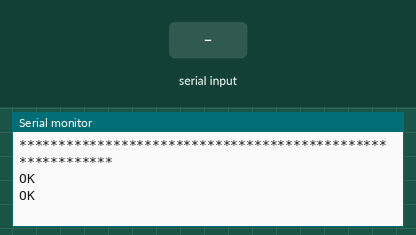
Bench run of a sketch on a simulated ESP32. On the bench: the last lines printed to the serial monitor. The test bench sets the inputs (shaded band). The modem accepts every AT command (registered, SIM ready, sends succeed) and sends nothing else.

Above: at 2.2 s.
2.3 s: "ERROR\n" received over the second serial link
At 2.9 s:
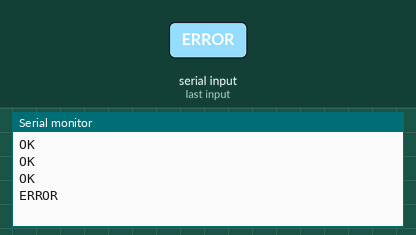
4.0 s: "1\n" received over the second serial link
At 4.8 s:
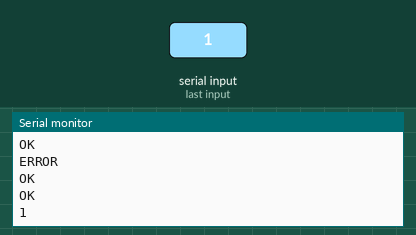

The sketch:

AT_Parse.ino
```cpp
/**************************************************************
 *
 * This script tries to auto-detect the baud rate
 * and allows direct AT commands access
 *
 * TinyGSM Getting Started guide:
 *   https://tiny.cc/tinygsm-readme
 *
 **************************************************************/


// Select your modem:
#define TINY_GSM_MODEM_SIM7600
#include <TinyGsmClient.h>

// Set serial for debug console (to the Serial Monitor, speed 115200)
#define SerialMon Serial
#define SerialAT Serial2
#define TINY_GSM_DEBUG SerialMon

#define MAX_BUFFER_SIZE 10
String input_string_array[MAX_BUFFER_SIZE]; // Extra large just in case

unsigned int input_string_array_index = 0;
unsigned int parsing_string_array_index = 0;
bool string_array_complete = false;

String commandList [] = {
  "AT+CGSOCKCONT=1,\"IP\",\"iot.truphone.com\"",
  "AT+CMQTTSTART",
  "AT+CMQTTACCQ=0,\"client\"",
  "AT+CMQTTCONNECT=0,\"tcp://142.150.235.12:1883\",60,1,\"student\",\"ece1528\"",
  "AT+CMQTTTOPIC=0,12",
  "publish_test",
  "AT+CMQTTPAYLOAD=0,29",
  "this is a test, hello world 1",
  "AT+CMQTTPUB=0,1,60"
};
enum states {
  APN_SOCKET_CREATE,
  MQTT_START,
  MQTT_ACC,
  MQTT_CONNECT,
  MQTT_TOPIC,
  MQTT_PAYLOAD,
  MQTT_PUBLISH
};


void setup() {
  // Set console baud rate
  SerialMon.begin(115200);
  delay(500);
  SerialAT.begin(115200);
  delay(500);

  // Access AT commands from Serial Monitor
  SerialMon.println(F("***********************************************************"));
  SerialMon.println(F(" You can now send AT commands"));
  SerialMon.println(F(" Enter \"AT\" (without quotes), and you should see \"OK\""));
  SerialMon.println(F(" If it doesn't work, select \"Both NL & CR\" in Serial Monitor"));
  SerialMon.println(F("***********************************************************"));
}


int current_command = APN_SOCKET_CREATE;
bool current_command_complete = true;

void loop() {
  switch(current_command) {
    case APN_SOCKET_CREATE:
      SerialAT.println("AT+CGSOCKCONT=1,\"IP\",\"iot.truphone.com\"");
      delay(500);
      current_command = MQTT_START;
      break;

    case MQTT_START:
      SerialAT.println("AT+CMQTTSTART");
      delay(500);
      current_command = MQTT_ACC;
      break;

    case MQTT_ACC:
      SerialAT.println("AT+CMQTTACCQ=0,\"client\"");
      delay(500);
      current_command = MQTT_CONNECT;
      break;

    case MQTT_CONNECT:
      SerialAT.println("AT+CMQTTCONNECT=0,\"tcp://142.150.235.12:1883\",60,1,\"student\",\"ece1528\"");
      delay(500);
      current_command = MQTT_TOPIC;
      break;

    case MQTT_TOPIC:
      SerialAT.println("AT+CMQTTTOPIC=0,12");
      delay(500);
      SerialAT.println("publish_test");
      delay(500);
      current_command = MQTT_PAYLOAD;
      break;

    case MQTT_PAYLOAD:
      SerialAT.println("AT+CMQTTPAYLOAD=0,29");
      delay(500);
      SerialAT.println("this is a test, hello world 1");
      delay(500);
      current_command = MQTT_PUBLISH;
      break;

    case MQTT_PUBLISH:
      SerialAT.println("AT+CMQTTPUB=0,1,60");
      delay(500);
      current_command = -1;
      break;

    default:
      break;
  }

  /*
  if(current_command_complete) {
    SerialAT.println(commandList[current_command]);
    //delay(100);
    if (commandList[current_command].substring(0,13) == "AT+CMQTTTOPIC"){
      current_command +=1;
      SerialAT.println(commandList[current_command]);
    }
    if (commandList[current_command].substring(0,15) == "AT+CMQTTPAYLOAD"){
      current_command +=1;
      SerialAT.println(commandList[current_command]);

    }
    //SerialMon.println(commandList[current_command]);
    current_command_complete = false;
  }*/

/*
  if (SerialAT.available()) {
    SerialMon.write(SerialAT.read());
  }
*/
  // Send data coming in from SerialMon (PC) to the cellular board
  if (SerialMon.available()) {
    SerialAT.write(SerialMon.read());
  }

  // Check if we received a complete string through SerialArduino
  if (string_array_complete)
  {
    // Parse the string and publish to MQTT
   // parse_input_string(&input_string_array[parsing_string_array_index]);

    // Clear the byte array: reset the index pointer
    parsing_string_array_index = (parsing_string_array_index + 1) % MAX_BUFFER_SIZE;
    string_array_complete = false;
  }

  // Check if there's anything in the SerialArduino buffer
  while (SerialAT.available())
  {
    // Get the new byte
    byte inByte = (byte)SerialAT.read();
    SerialMon.write(inByte);

    // Add it to the inputString:
    input_string_array[input_string_array_index] += (char)inByte;


    // If the incoming character is a newline, set a flag so
    // the main loop can do something about it:
    if (inByte == '\n')
    {
      input_string_array_index = (input_string_array_index + 1) % MAX_BUFFER_SIZE;
      input_string_array[input_string_array_index] = "";
      string_array_complete = true;
    }
  }
}


void parse_input_string(String *input_string) {
  //SerialMon.print("[INFO] ");
  SerialMon.println(*input_string);
  if((*input_string).substring(0,2) == "OK"){
    current_command_complete = true;
    //current_command +=1;
  }
  if((*input_string).substring(0,5) == "ERROR"){
    current_command_complete = true;
    //current_command +=1;
  }
  if (current_command == 5 || current_command == 7){
    current_command_complete = true;
    //current_command +=1;
  }
  //SerialMon.print("Current command is: ");
  //SerialMon.println(current_command);
}


void connectToCellularMQTT(){
  SerialAT.println("AT+CGSOCKCONT=1,\"IP\",\"iot.truphone.com\"");
  delay(1000);
  SerialAT.println("AT+CMQTTSTART");
  delay(1000);
  SerialAT.println("AT+CMQTTACCQ=0,\"client\"");
  delay(1000);
  SerialAT.println("AT+CMQTTCONNECT=0,\"tcp://142.150.235.12:1883\",60,1,\"student\",\"ece1528\"");
  delay(1000);
  SerialAT.println("AT+CMQTTTOPIC=0,12");
  delay(1000);
  SerialAT.println("publish_test");
  delay(1000);
  SerialAT.println("AT+CMQTTPAYLOAD=0,29");
  delay(1000);
  SerialAT.println("this is a test, hello world 1");
  delay(1000);
  SerialAT.println("AT+CMQTTPUB=0,1,60");
}


/* AT COMMANDS REQUIRED

// Setup of MQTT connection
AT+CGSOCKCONT=1,"IP","iot.truphone.com"
AT+CMQTTSTART
AT+CMQTTACCQ=0,"client"
AT+CMQTTCONNECT=0,"tcp://142.150.235.12:1883",60,1,"student","ece1528"

// Publish a message to a topic
// Set the topic first
AT+CMQTTTOPIC=0,12
publish_test
// Set the payload for the PUBLISH message
AT+CMQTTPAYLOAD=0,27
this is a test, hello world
// Publish a message
AT+CMQTTPUB=0,1,60

// Subscribe to a topic
AT+CMQTTSUB=0,9,1\nTOPIC

*/
```

Measured:
- after the input at 2.3 s, the serial monitor: prints a new line after 0.22 s (image 1)
- after the input at 4.0 s, the serial monitor: prints a new line at once (image 2)
